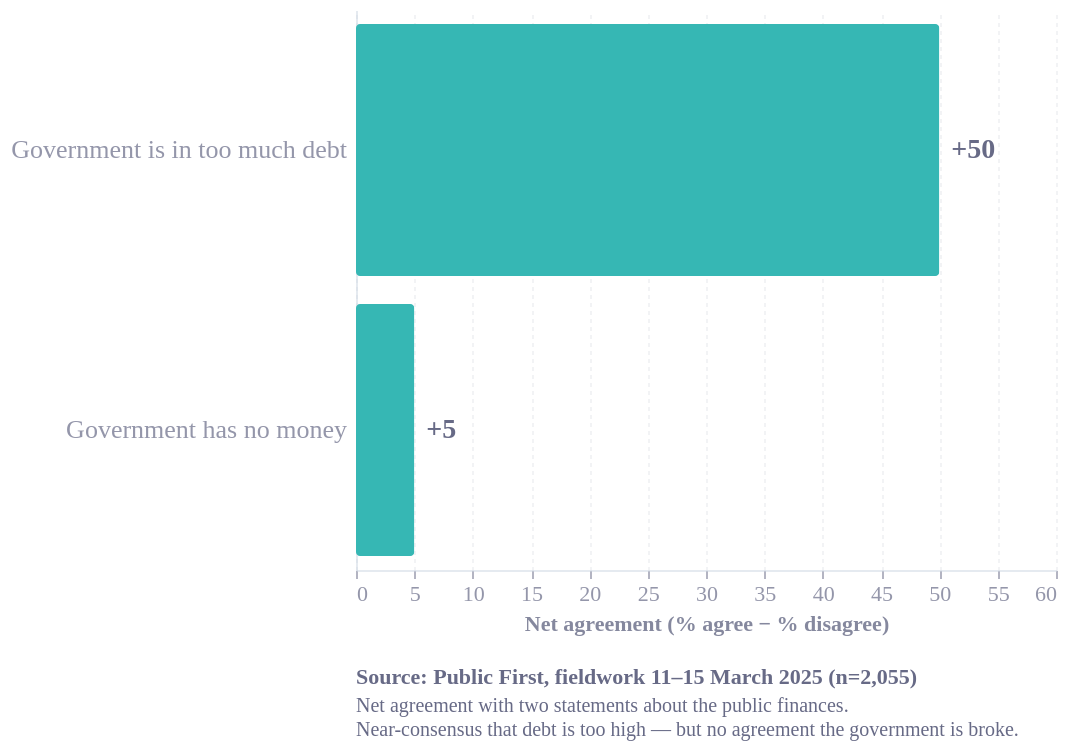

Vega-Lite specification stored for this chart:
### Vega-Lite specification from a JSON file in a GitHub repository (floating-point values rounded to 4 significant figures)
{"config": {"font": "Circular Std", "text": {"color": "#676A86", "align": "left", "baseline": "middle", "dx": 7, "dy": 0, "fontSize": 11}, "view": {"stroke": "transparent", "continuousWidth": 400, "continuousHeight": 300, "discreteWidth": 400, "discreteHeight": 300, "fill": "transparent"}, "range": {"category": ["#36B7B4", "#E6224B", "#F4C245", "#0063AF", "#00A767", "#179FDB", "#EB5C2E", "#5C267B", "#122B39"], "diverging": ["#E6224B", "#E54753", "#C9C9C9", "#179FDB", "#122B39"], "heatmap": ["#C9C9C9", "#179FDB", "#0063AF", "#122B39"], "ordinal": ["#00A767", "#36B7B4", "#179FDB", "#0063AF", "#243B5A"]}, "bar": {"color": "#179fdb"}, "line": {"color": "#e6224b"}, "rule": {"color": "#676A86"}, "area": {"opacity": 0.8}, "point": {"filled": true, "size": 80, "color": "#e6224b", "opacity": 0.95}, "geoshape": {"stroke": "white", "strokeWidth": 0.3}, "rect": {"fill": "#d6d4d4", "opacity": 0.3}, "axis": {"labelColor": "#676A86", "labelFontSize": 11, "labelFont": "Circular Std", "labelOpacity": 0.7, "tickColor": "#676A86", "tickOpacity": 0.5, "domainColor": "#cbd5e1", "domainOpacity": 0.5, "gridColor": "#e5e7eb", "gridDash": [2, 2], "gridOpacity": 0.5, "title": null, "titleColor": "#676A86", "titleOpacity": 0.8, "tickSize": 4}, "axisXDiscrete": {"grid": false, "labelAngle": 0, "tickCount": 10, "tickOpacity": 0.5, "title": null}, "axisYDiscrete": {"ticks": false, "labelPadding": 5}, "axisXTemporal": {"grid": false, "ticks": true}, "axisXQuantitative": {"grid": true}, "axisYQuantitative": {"gridColor": "#676A86", "gridDash": [1, 5], "gridOpacity": 0.5, "ticks": false, "labelPadding": 5, "tickCount": 8, "titleAngle": 0, "titleAlign": "left", "titleBaseline": "bottom", "titleX": 0, "titleY": -5}, "title": {"color": "#676A86E6", "subtitleColor": "#676A86", "font": "Circular Std", "subtitleFont": "Circular Std", "anchor": "start", "fontSize": 14, "subtitleFontSize": 12, "subtitlePadding": 4, "offset": 0, "frame": "group"}, "legend": {"titleColor": "#122b39", "title": null, "labelColor": "#122b39", "labelFontSize": 11}, "background": "white"}, "layer": [{"mark": {"type": "bar", "cornerRadius": 2}, "encoding": {"color": {"field": "series", "legend": null, "type": "nominal"}, "x": {"axis": {"grid": true, "labelFontSize": 11}, "field": "net", "scale": {"domain": [0, 60]}, "title": "Net agreement (% agree − % disagree)", "type": "quantitative"}, "y": {"axis": {"labelFontSize": 13, "labelLimit": 300}, "field": "stmt", "sort": "-x", "title": null, "type": "nominal"}}}, {"mark": {"type": "text", "align": "left", "color": "#676A86", "dx": 6, "fontSize": 14, "fontWeight": "bold"}, "encoding": {"text": {"field": "net", "format": "+d", "type": "quantitative"}, "x": {"field": "net", "type": "quantitative"}, "y": {"axis": {"labelFontSize": 13, "labelLimit": 300}, "field": "stmt", "sort": "-x", "title": null, "type": "nominal"}}}], "data": {"name": "data-ff337996e3fcb8ada9a9a70839bc0bcb"}, "height": 280, "title": {"text": "Source: Public First, fieldwork 11–15 March 2025 (n=2,055)", "anchor": "start", "color": "#676A86", "dy": 12, "fontSize": 11, "orient": "bottom", "subtitle": ["Net agreement with two statements about the public finances.", "Near-consensus that debt is too high — but no agreement the government is broke."], "subtitleColor": "#676A86", "subtitleFontSize": 10}, "width": 350, "$schema": "https://vega.github.io/schema/vega-lite/v6.4.1.json", "datasets": {"data-ff337996e3fcb8ada9a9a70839bc0bcb": [{"stmt": "Government is in too much debt", "net": 50, "series": "net"}, {"stmt": "Government has no money", "net": 5, "series": "net"}]}}
